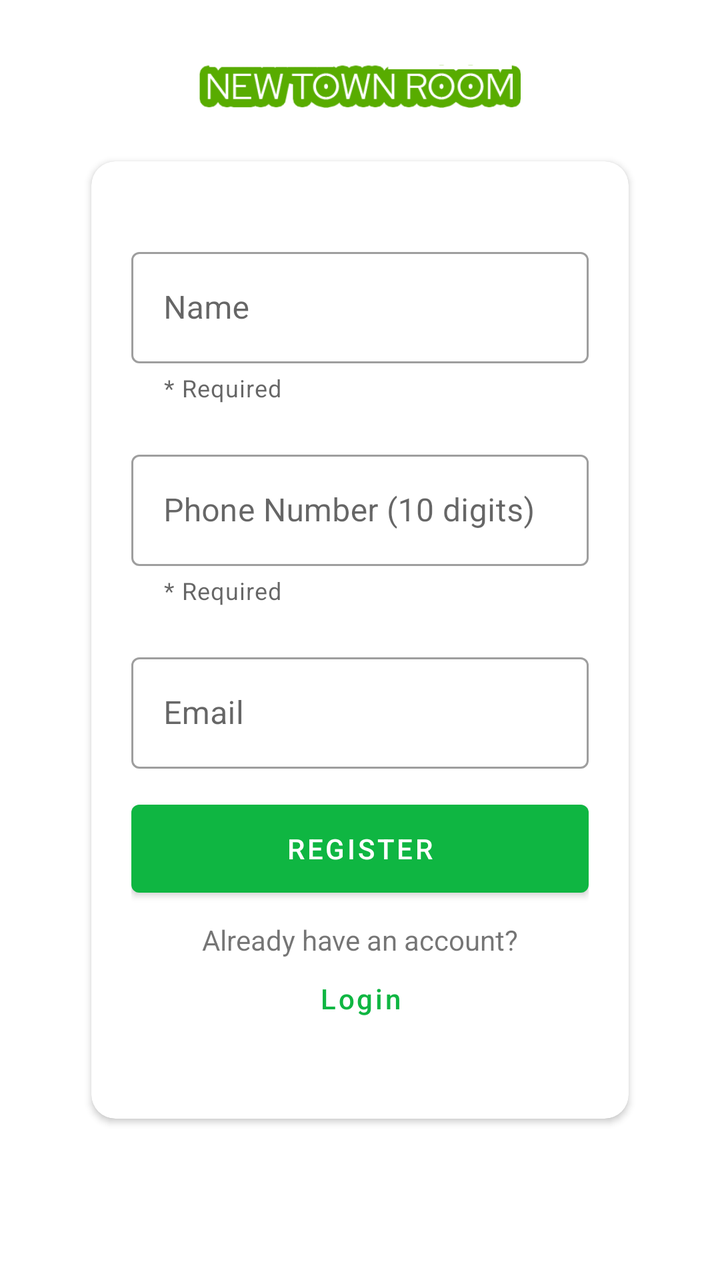
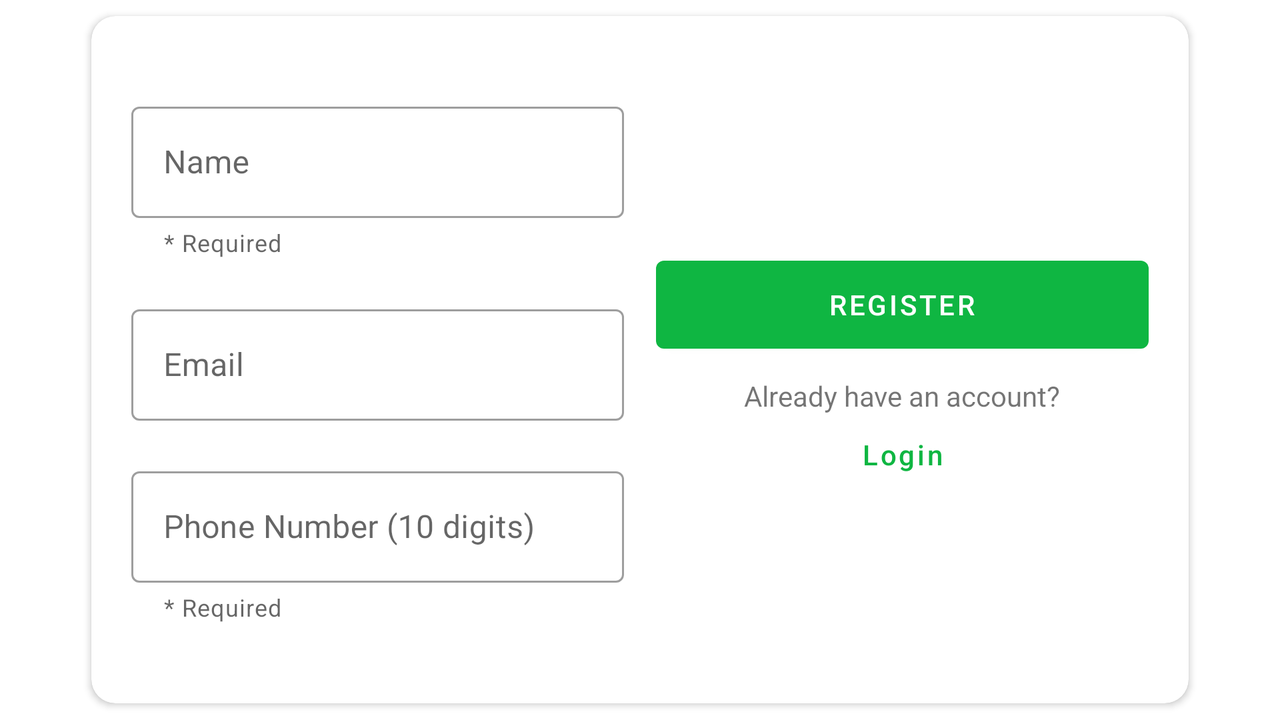

Two renders of one Android screen. The first uses the default layout on a phone; the second uses the alternative layout the repository ships for a different screen configuration, on a matching device. The two XML files are below.
<!-- AndroidManifest.xml: application theme AppTheme -->
<!-- res/layout/fragment_register.xml -->
<?xml version="1.0" encoding="utf-8"?>
<RelativeLayout xmlns:android="http://schemas.android.com/apk/res/android"
    xmlns:app="http://schemas.android.com/apk/res-auto"
    xmlns:tools="http://schemas.android.com/tools"
    android:layout_width="match_parent"
    android:layout_height="match_parent"
    tools:context=".ui.RegisterFragment">

    <ImageView
        android:layout_width="@dimen/logo_width"
        android:layout_height="wrap_content"
        android:layout_above="@id/cardView"
        android:layout_centerHorizontal="true"
        android:layout_marginBottom="@dimen/logo_bottom_margin"
        android:src="@drawable/logo" />

    <androidx.cardview.widget.CardView
        android:id="@+id/cardView"
        android:layout_width="match_parent"
        android:layout_height="wrap_content"
        android:layout_centerInParent="true"
        android:layout_marginStart="40dp"
        android:layout_marginEnd="40dp"
        android:padding="20dp"
        app:cardCornerRadius="12dp"
        app:cardUseCompatPadding="true">

        <LinearLayout
            android:layout_width="match_parent"
            android:layout_height="match_parent"
            android:layout_marginStart="20dp"
            android:layout_marginTop="40dp"
            android:layout_marginEnd="20dp"
            android:layout_marginBottom="40dp"
            android:orientation="vertical">

            <com.google.android.material.textfield.TextInputLayout
                style="@style/Widget.MaterialComponents.TextInputLayout.OutlinedBox"
                android:layout_width="match_parent"
                android:layout_height="wrap_content"
                android:hint="Name"
                app:helperText="* Required"
                app:helperTextEnabled="true">

                <com.google.android.material.textfield.TextInputEditText
                    android:id="@+id/editTextName"
                    android:layout_width="match_parent"
                    android:layout_height="wrap_content"
                    android:inputType="textPersonName" />

            </com.google.android.material.textfield.TextInputLayout>

            <com.google.android.material.textfield.TextInputLayout
                style="@style/Widget.MaterialComponents.TextInputLayout.OutlinedBox"
                android:layout_width="match_parent"
                android:layout_height="wrap_content"
                android:layout_marginTop="20dp"
                android:hint="Phone Number (10 digits)"
                app:helperText="* Required"
                app:helperTextEnabled="true">

                <com.google.android.material.textfield.TextInputEditText
                    android:id="@+id/editTextPhone"
                    android:layout_width="match_parent"
                    android:layout_height="wrap_content"
                    android:maxLength="10"
                    android:inputType="phone" />

            </com.google.android.material.textfield.TextInputLayout>

            <com.google.android.material.textfield.TextInputLayout
                style="@style/Widget.MaterialComponents.TextInputLayout.OutlinedBox"
                android:layout_width="match_parent"
                android:layout_height="wrap_content"
                android:layout_marginTop="20dp"
                android:hint="Email"
                app:helperTextEnabled="false">

                <com.google.android.material.textfield.TextInputEditText
                    android:id="@+id/editTextEmail"
                    android:layout_width="match_parent"
                    android:layout_height="wrap_content"
                    android:inputType="textEmailAddress" />

            </com.google.android.material.textfield.TextInputLayout>

            <com.google.android.material.textfield.TextInputLayout
                style="@style/Widget.MaterialComponents.TextInputLayout.OutlinedBox"
                android:layout_width="match_parent"
                android:layout_height="wrap_content"
                android:layout_marginTop="20dp"
                android:hint="Password"
                android:visibility="gone"
                app:helperText="* Required"
                app:helperTextEnabled="true"
                app:passwordToggleEnabled="true">

                <com.google.android.material.textfield.TextInputEditText
                    android:id="@+id/editTextPassword"
                    android:layout_width="match_parent"
                    android:layout_height="wrap_content"
                    android:inputType="textPassword" />

            </com.google.android.material.textfield.TextInputLayout>

            <com.google.android.material.button.MaterialButton
                android:id="@+id/btnRegister"
                style="@style/Widget.MaterialComponents.Button"
                android:layout_width="match_parent"
                android:layout_height="56dp"
                android:layout_marginTop="12dp"
                android:text="Register" />

            <TextView
                android:id="@+id/textView"
                android:layout_width="match_parent"
                android:layout_height="wrap_content"
                android:layout_marginTop="8dp"
                android:gravity="center"
                android:text="Already have an account?" />

            <com.google.android.material.button.MaterialButton
                android:id="@+id/btnLogin"
                style="@style/Widget.MaterialComponents.Button.TextButton"
                android:layout_width="match_parent"
                android:layout_height="40dp"
                android:text="Login"
                android:textAllCaps="false"
                app:rippleColor="@color/transparent" />
        </LinearLayout>
    </androidx.cardview.widget.CardView>

</RelativeLayout>
<!-- resources referenced by this layout -->
<resources>
  <color name="transparent">#00000000</color>
  <dimen name="logo_bottom_margin">20dp</dimen>
  <dimen name="logo_width">200dp</dimen>
  <!-- drawable logo: png bitmap (drawable, 6247 bytes) -->
  <style name="AppTheme" parent="Theme.MaterialComponents.Light.DarkActionBar">
          
          <item name="colorPrimary">@color/colorPrimary</item>
          <item name="colorPrimaryDark">@color/colorPrimaryDark</item>
          <item name="colorAccent">@color/colorAccent</item>
      </style>
  <color name="colorPrimary">#0FB642</color>
  <color name="colorPrimaryDark">#0FB642</color>
  <color name="colorAccent">#03DAC5</color>
</resources>
<!-- res/layout-land/fragment_register.xml (the repository's variant of the layout above) -->
<!-- drawn on the phone turned sideways -->
<?xml version="1.0" encoding="utf-8"?>
<RelativeLayout xmlns:android="http://schemas.android.com/apk/res/android"
    xmlns:app="http://schemas.android.com/apk/res-auto"
    xmlns:tools="http://schemas.android.com/tools"
    android:layout_width="match_parent"
    android:layout_height="match_parent"
    tools:context=".ui.RegisterFragment">

    <ImageView
        android:layout_width="@dimen/logo_width"
        android:layout_height="wrap_content"
        android:layout_above="@id/cardView"
        android:layout_centerHorizontal="true"
        android:layout_marginBottom="@dimen/logo_bottom_margin"
        android:src="@drawable/logo" />

    <androidx.cardview.widget.CardView
        android:id="@+id/cardView"
        android:layout_width="match_parent"
        android:layout_height="wrap_content"
        android:layout_centerInParent="true"
        android:layout_marginStart="40dp"
        android:layout_marginEnd="40dp"
        android:padding="20dp"
        app:cardCornerRadius="12dp"
        app:cardUseCompatPadding="true">

        <LinearLayout
            android:layout_width="match_parent"
            android:layout_height="wrap_content"
            android:orientation="horizontal">

            <LinearLayout
                android:layout_width="0dp"
                android:layout_height="wrap_content"
                android:layout_marginStart="20dp"
                android:layout_marginTop="40dp"
                android:layout_marginEnd="8dp"
                android:layout_marginBottom="40dp"
                android:layout_weight="1"
                android:orientation="vertical">

                <com.google.android.material.textfield.TextInputLayout
                    style="@style/Widget.MaterialComponents.TextInputLayout.OutlinedBox"
                    android:layout_width="match_parent"
                    android:layout_height="wrap_content"
                    android:hint="Name"
                    app:helperText="* Required"
                    app:helperTextEnabled="true">

                    <com.google.android.material.textfield.TextInputEditText
                        android:id="@+id/editTextName"
                        android:layout_width="match_parent"
                        android:layout_height="wrap_content"
                        android:inputType="textPersonName" />

                </com.google.android.material.textfield.TextInputLayout>

                <com.google.android.material.textfield.TextInputLayout
                    style="@style/Widget.MaterialComponents.TextInputLayout.OutlinedBox"
                    android:layout_width="match_parent"
                    android:layout_height="wrap_content"
                    android:layout_marginTop="20dp"
                    android:hint="Email"
                    app:helperTextEnabled="false">

                    <com.google.android.material.textfield.TextInputEditText
                        android:id="@+id/editTextEmail"
                        android:layout_width="match_parent"
                        android:layout_height="wrap_content"
                        android:inputType="textEmailAddress" />

                </com.google.android.material.textfield.TextInputLayout>

                <com.google.android.material.textfield.TextInputLayout
                    style="@style/Widget.MaterialComponents.TextInputLayout.OutlinedBox"
                    android:layout_width="match_parent"
                    android:layout_height="wrap_content"
                    android:layout_marginTop="20dp"
                    android:hint="Password"
                    android:visibility="gone"
                    app:helperText="* Required"
                    app:helperTextEnabled="true"
                    app:passwordToggleEnabled="true">

                    <com.google.android.material.textfield.TextInputEditText
                        android:id="@+id/editTextPassword"
                        android:layout_width="match_parent"
                        android:layout_height="wrap_content"
                        android:inputType="textPassword" />

                </com.google.android.material.textfield.TextInputLayout>

                <com.google.android.material.textfield.TextInputLayout
                    style="@style/Widget.MaterialComponents.TextInputLayout.OutlinedBox"
                    android:layout_width="match_parent"
                    android:layout_height="wrap_content"
                    android:layout_marginTop="20dp"
                    android:hint="Phone Number (10 digits)"
                    app:helperText="* Required"
                    app:helperTextEnabled="true">

                    <com.google.android.material.textfield.TextInputEditText
                        android:id="@+id/editTextPhone"
                        android:layout_width="match_parent"
                        android:layout_height="wrap_content"
                        android:inputType="phone"
                        android:maxLength="10" />

                </com.google.android.material.textfield.TextInputLayout>

            </LinearLayout>

            <LinearLayout
                android:layout_width="0dp"
                android:layout_height="wrap_content"
                android:layout_gravity="center_vertical"
                android:layout_marginStart="8dp"
                android:layout_marginTop="40dp"
                android:layout_marginEnd="20dp"
                android:layout_marginBottom="40dp"
                android:layout_weight="1"
                android:orientation="vertical">

                <com.google.android.material.button.MaterialButton
                    android:id="@+id/btnRegister"
                    style="@style/Widget.MaterialComponents.Button"
                    android:layout_width="match_parent"
                    android:layout_height="56dp"
                    android:layout_marginTop="12dp"
                    android:text="Register" />

                <TextView
                    android:id="@+id/textView"
                    android:layout_width="match_parent"
                    android:layout_height="wrap_content"
                    android:layout_marginTop="8dp"
                    android:gravity="center"
                    android:text="Already have an account?" />

                <com.google.android.material.button.MaterialButton
                    android:id="@+id/btnLogin"
                    style="@style/Widget.MaterialComponents.Button.TextButton"
                    android:layout_width="match_parent"
                    android:layout_height="40dp"
                    android:text="Login"
                    android:textAllCaps="false"
                    app:rippleColor="@color/transparent" />

            </LinearLayout>

        </LinearLayout>
    </androidx.cardview.widget.CardView>

</RelativeLayout>
